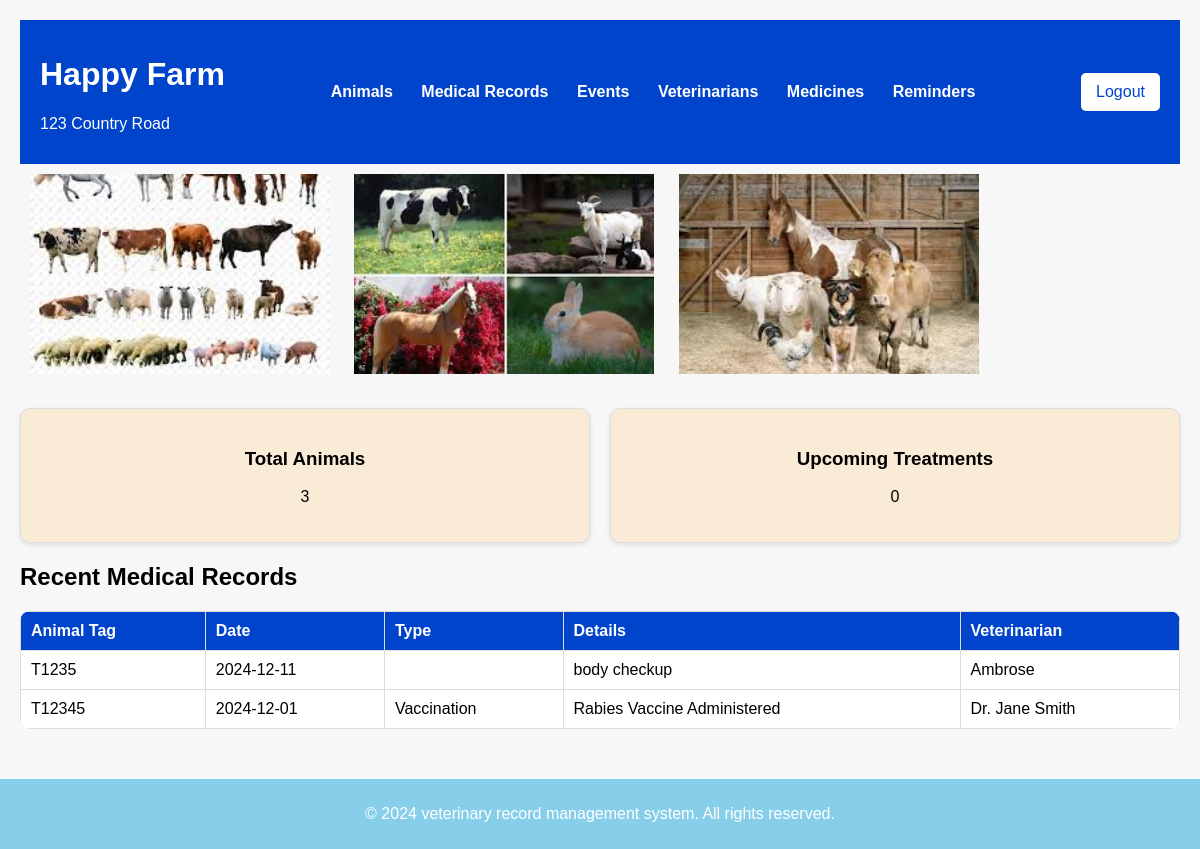
/dashboard.php (signed in), run on the app's committed database.
### tables this page shows
CREATE TABLE `farms` (
  `farm_id` int(11) NOT NULL,
  `name` varchar(255) NOT NULL,
  `location` varchar(255) DEFAULT NULL,
  `contact_person` varchar(255) DEFAULT NULL
);

CREATE TABLE `medical_records` (
  `record_id` int(11) NOT NULL,
  `animal_id` int(11) NOT NULL,
  `date` date NOT NULL,
  `type` enum('Vaccination','Treatment','Diagnosis') NOT NULL,
  `details` text DEFAULT NULL,
  `vet_id` int(11) NOT NULL
);

CREATE TABLE `animals` (
  `animal_id` int(11) NOT NULL,
  `tag_number` varchar(50) NOT NULL,
  `species` varchar(100) NOT NULL,
  `breed` varchar(100) DEFAULT NULL,
  `dob` date DEFAULT NULL,
  `gender` enum('Male','Female') NOT NULL,
  `farm_id` int(11) NOT NULL
);

CREATE TABLE `veterinarians` (
  `vet_id` int(11) NOT NULL,
  `name` varchar(255) NOT NULL,
  `contact_info` varchar(255) DEFAULT NULL,
  `license_number` varchar(100) NOT NULL
);

### farm.php (called while the page is built, shortened)
<?php
require 'db.php';
$farm_id = $_SESSION['farm_id'];
$query = "SELECT name, location, contact_person FROM farms WHERE farm_id = ?";
$stmt = $conn->prepare($query);
$stmt->bind_param("i", $farm_id);
$stmt->execute();
$result = $stmt->get_result();
$farm_details = $result->fetch_assoc();
$query = "SELECT COUNT(*) AS total_animals FROM animals WHERE farm_id = ?";
$stmt = $conn->prepare($query);
$stmt->bind_param("i", $farm_id);
$stmt->execute();
$result = $stmt->get_result();
$total_animals = $result->fetch_assoc()['total_animals'];
$query = "SELECT COUNT(*) AS upcoming_treatments
          FROM reminders r
          JOIN animals a ON r.animal_id = a.animal_id
          WHERE a.farm_id = ? AND r.due_date >= CURDATE()";
$stmt = $conn->prepare($query);
$stmt->bind_param("i", $farm_id);
$stmt->execute();
$result = $stmt->get_result();
$upcoming_treatments = $result->fetch_assoc()['upcoming_treatments'];
$query = "SELECT a.tag_number, m.date, m.type, m.details, v.name as vet_name
          FROM medical_records m
          JOIN animals a ON m.animal_id = a.animal_id
          LEFT JOIN veterinarians v ON m.vet_id = v.vet_id
          WHERE a.farm_id = ?
          ORDER BY m.date DESC LIMIT 5";
$stmt = $conn->prepare($query);
$stmt->bind_param("i", $farm_id);
$stmt->execute();
$result = $stmt->get_result();
$recent_records = $result->fetch_all(MYSQLI_ASSOC);
?>

### dashboard.php (the view, shortened to what this page needs)
<?php
require 'farm.php';
?>
<!DOCTYPE html>
<html lang="en">
<head>
    <link rel="stylesheet" href="farm.css?v=<?php echo time(); ?>">
</head>
<body>
    <div class="dashboard-container">
        <header>
            <div class="farm-info">
                <h1><?php echo htmlspecialchars($farm_details['name']); ?></h1>
                <p><?php echo htmlspecialchars($farm_details['location']); ?></p>
            </div>
            <nav>
                <a href="animals.php">Animals</a>
                <a href="medical_records.php">Medical Records</a>
                <a href="events.php">Events</a>
                <a href="veterinarians.php">Veterinarians</a>
                <a href="medicines.php">Medicines</a>
                <a href="reminders.php">Reminders</a>
            </nav>
            <a href="logout.php" class="logout-btn">Logout</a>
        </header>
        <div class="image">
            <img src="animals.jpeg" alt="Farm Image">
            <img src="animal.jpeg" alt="Farm Image">
            <img src="farmanimals.jpeg" alt="Farm Image">
        </div>
        <div class="stats">
            <div class="stat-card">
                <h3>Total Animals</h3>
                <p id="total-animals"><?php echo $total_animals; ?></p>
            </div>
            <div class="stat-card">
                <h3>Upcoming Treatments</h3>
                <p id="upcoming-treatments"><?php echo $upcoming_treatments; ?></p>
            </div>
        </div>
        <section class="recent-records">
            <h2>Recent Medical Records</h2>
            <table>
                <thead>
                    <tr>
                        <th>Animal Tag</th>
                        <th>Date</th>
                        <th>Type</th>
                        <th>Details</th>
                        <th>Veterinarian</th>
                    </tr>
                </thead>
                <tbody>
                    <?php foreach ($recent_records as $record): ?>
                        <tr>
                            <td><?php echo htmlspecialchars($record['tag_number']); ?></td>
                            <td><?php echo htmlspecialchars($record['date']); ?></td>
                            <td><?php echo htmlspecialchars($record['type']); ?></td>
                            <td><?php echo htmlspecialchars($record['details']); ?></td>
                            <td><?php echo htmlspecialchars($record['vet_name']); ?></td>
                        </tr>
                    <?php endforeach; ?>
                </tbody>
            </table>
        </section>
    </div>
    <footer>
        <p>&copy; 2024 veterinary record management system. All rights reserved.</p>
    </footer>
</body>
</html>

### farm.css (style rules this page uses)
body { font-family: Arial, sans-serif; margin: 0; padding: 0; background: #f7f7f7; }
.dashboard-container { max-width: 1200px; margin: 0 auto; padding: 20px; }
header { display: flex; justify-content: space-between; align-items: center; background: #0044cc; color: white; padding: 15px 20px; }
header nav a { color: white; text-decoration: none; font-weight: bold; padding: 8px 12px; border-radius: 4px; transition: background-color 0.3s; }
.logout-btn { background: white; color: #0044cc; padding: 10px 15px; border: none; border-radius: 5px; text-decoration: none; }
.stats { display: flex; gap: 20px; margin: 20px 0; }
.stat-card { background: antiquewhite; padding: 20px; border: 1px solid #ddd; border-radius: 10px; flex: 1; text-align: center; box-shadow: 0 2px 5px rgba(0, 0, 0, 0.1); }
.recent-records table { width: 100%; border-collapse: collapse; margin-top: 20px; background: white; border-radius: 10px; overflow: hidden; }
.recent-records th, .recent-records td { text-align: left; padding: 10px; border: 1px solid #ddd; }
.recent-records th { background: #0044cc; color: white; }
.image img { width: 300px; height: 200px; object-fit: cover; padding: 10px; }
footer { background: skyblue; color: white; text-align: center; padding: 10px 0; margin-top: 30px; }

### data on the page
farms: name "Happy Farm", location "123 Country Road"
medical_records: animal.tag_number "T1235", date "2024-12-11", details "body checkup", vet.name "Ambrose"
medical_records: animal.tag_number "T12345", date "2024-12-01", type "Vaccination", details "Rabies Vaccine Administered", vet.name "Dr. Jane Smith"

### other printed values
$total_animals "3"
$upcoming_treatments "0"
